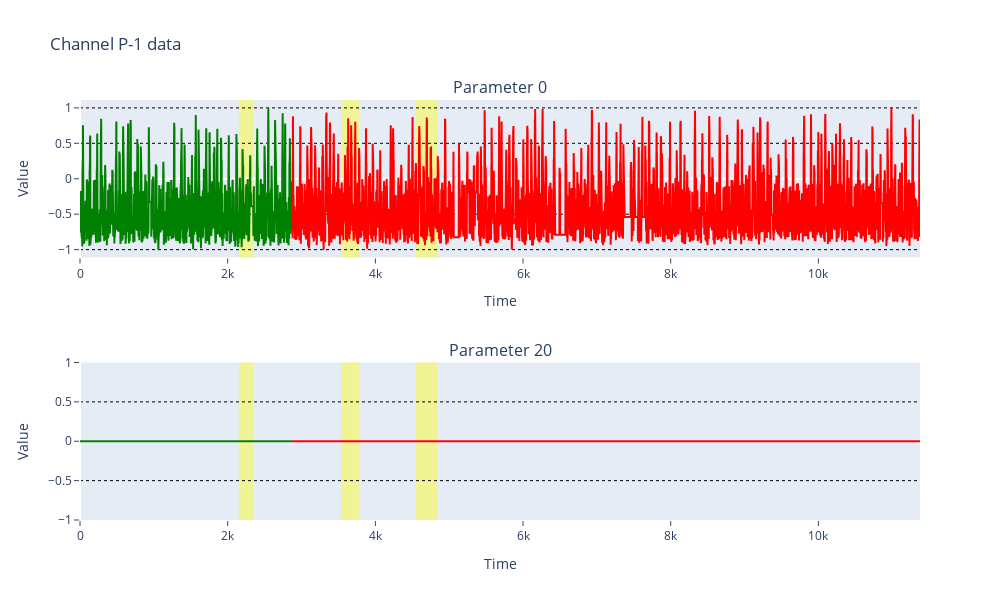

Notebook cell for this chart:
### Markdown cell above
## Interactive inline Plotly charts for viewing `y_test`, `y_hat`, and `smoothed errors (e_s)`
- **Blue** highlighted regions indicate anomalous sequences detected by the system
- If available, **Red** highlighted regions indicate true anomalous regions
- Can also optionally plot training data by setting `plot_train=True`

### Code cell
plot_channel_split_params('P-1', plot_params=[0, 20], plot_both=True)

### Figure 1 — Plotly figure (JSON) as saved in the notebook; plotly's stock layout.template omitted (floating-point values rounded to 4 significant figures; data arrays with more than 128 entries replaced by an {"elided": "..."} marker saying what was removed)
{"data": [{"line": {"color": "green"}, "type": "scatter", "x": {"elided": "2872 int values"}, "xaxis": "x", "y": {"elided": "2872 float values"}, "yaxis": "y"}, {"line": {"color": "green"}, "type": "scatter", "x": {"elided": "2872 int values"}, "xaxis": "x2", "y": {"elided": "2872 int values"}, "yaxis": "y2"}, {"line": {"color": "red"}, "type": "scatter", "x": {"elided": "8505 int values"}, "xaxis": "x", "y": {"elided": "8505 float values"}, "yaxis": "y"}, {"line": {"color": "red"}, "type": "scatter", "x": {"elided": "8505 int values"}, "xaxis": "x2", "y": {"elided": "8505 int values"}, "yaxis": "y2"}], "layout": {"annotations": [{"font": {"size": 16}, "showarrow": false, "text": "Parameter 0", "x": 0.5, "xanchor": "center", "xref": "paper", "y": 1, "yanchor": "bottom", "yref": "paper"}, {"font": {"size": 16}, "showarrow": false, "text": "Parameter 20", "x": 0.5, "xanchor": "center", "xref": "paper", "y": 0.375, "yanchor": "bottom", "yref": "paper"}], "height": 600, "shapes": [{"fillcolor": "yellow", "layer": "below", "line": {"width": 0}, "opacity": 0.4, "type": "rect", "x0": 2149, "x1": 2349, "xref": "x", "y0": 0, "y1": 1, "yref": "y domain"}, {"fillcolor": "yellow", "layer": "below", "line": {"width": 0}, "opacity": 0.4, "type": "rect", "x0": 2149, "x1": 2349, "xref": "x2", "y0": 0, "y1": 1, "yref": "y2 domain"}, {"fillcolor": "yellow", "layer": "below", "line": {"width": 0}, "opacity": 0.4, "type": "rect", "x0": 4536, "x1": 4844, "xref": "x", "y0": 0, "y1": 1, "yref": "y domain"}, {"fillcolor": "yellow", "layer": "below", "line": {"width": 0}, "opacity": 0.4, "type": "rect", "x0": 4536, "x1": 4844, "xref": "x2", "y0": 0, "y1": 1, "yref": "y2 domain"}, {"fillcolor": "yellow", "layer": "below", "line": {"width": 0}, "opacity": 0.4, "type": "rect", "x0": 3539, "x1": 3779, "xref": "x", "y0": 0, "y1": 1, "yref": "y domain"}, {"fillcolor": "yellow", "layer": "below", "line": {"width": 0}, "opacity": 0.4, "type": "rect", "x0": 3539, "x1": 3779, "xref": "x2", "y0": 0, "y1": 1, "yref": "y2 domain"}], "showlegend": false, "title": {"text": "Channel P-1 data"}, "width": 1000, "xaxis": {"anchor": "y", "domain": [0, 1], "matches": "x2", "showgrid": false, "showticklabels": true, "ticks": "outside", "title": {"text": "Time"}}, "xaxis2": {"anchor": "y2", "domain": [0, 1], "showgrid": false, "showticklabels": true, "ticks": "outside", "title": {"text": "Time"}}, "yaxis": {"anchor": "x", "domain": [0.625, 1], "gridcolor": "black", "griddash": "dot", "ticks": "outside", "title": {"text": "Value"}}, "yaxis2": {"anchor": "x2", "domain": [0, 0.375], "gridcolor": "black", "griddash": "dot", "ticks": "outside", "title": {"text": "Value"}}}}
